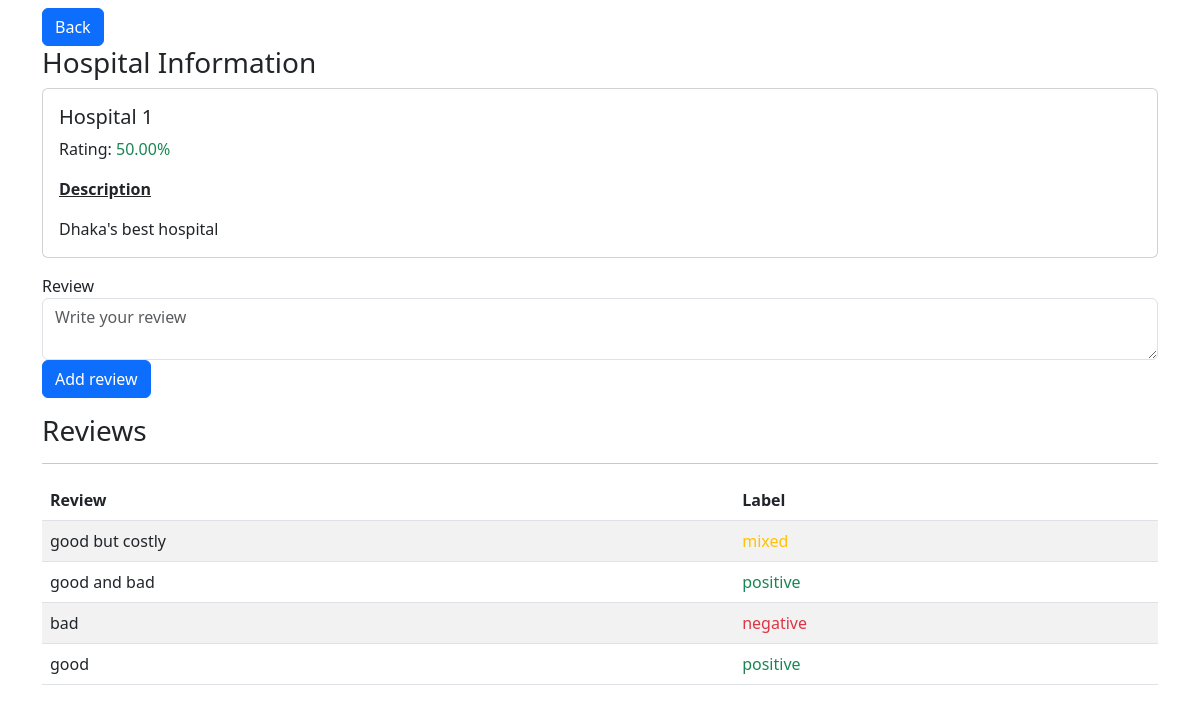
/hospital/, run on the app's committed database.
### Review/models.py (models this page shows)
class Hospital(models.Model):
    name = models.CharField(max_length=100)
    description = models.TextField(max_length=500)

class Review(models.Model):
    hospital = models.ForeignKey(Hospital, on_delete=models.CASCADE)
    review_text = models.TextField(max_length=500)
    label = models.CharField(max_length=20)
    created_at = models.DateTimeField(auto_now_add=True)

### Review/views.py (the view)
# urls.py: path('hospital/', review_view),
def review_view(request):
    if Hospital.objects.count() == 0:
        return HttpResponse("No hospitals added")
    cur_hospital = request.GET.get("id", Hospital.objects.first().id)
    if Hospital.objects.filter(id=cur_hospital).exists() == False:
        return HttpResponse("No hospital exists with the given id.")
    if request.method == 'POST':
        hospital = Hospital.objects.get(id = request.POST.get("hospital_id"))
        review = request.POST.get("review")
        result = settings.SVM_MODEL.predict([review])
        Review.objects.create(hospital=hospital, review_text=review, label=result[0])
        return redirect(f"/hospital/?id={cur_hospital}")
    total_review = Review.objects.filter(hospital=cur_hospital).count()
    positive_review = Review.objects.filter(hospital=cur_hospital, label="positive").count()
    if total_review == 0:
        total_review = 1
    return render(request, "review_template.html", context={
        "all_hospitals" : Hospital.objects.all(),
        "hospital" : Hospital.objects.get(id=cur_hospital),
        "reviews" : Review.objects.filter(hospital=cur_hospital).order_by("-created_at"),
        "positive_percentage" : positive_review/total_review * 100
    })

### Review/templates/review_template.html (shortened to what this page needs)
{% extends 'base.html' %}
{%block content%}
<div class="container mt-2">
  <a href="/" class="btn btn-primary" >Back</a>
  <h3>Hospital Information</h3>
  <div class="card">
    <div class="card-body">
      <h5 class="card-title">{{hospital.name}}</h5>
      <p class="card-text">Rating: <span id="positive-percentage" class="text-success"> {{positive_percentage|floatformat:2}}%</span></p>
      <p class="card-text"><b><u>Description</u></b> </p>
      <p class="card-text">{{hospital.description}}</p>
    </div>
  </div>
  <form method="POST">
    <div class="form-group">
      <label for="review_textarea">Review</label>
      <textarea class="form-control" type="text" name="review" required placeholder="Write your review"></textarea>
    </div>
    <button class="btn btn-primary" type="submit" value="submit">Add review</button>
  </form>
  <h3 class="mt-3">Reviews</h3>
  <hr>
  <table class="table table-striped">
    <thead>
      <tr>
        <th scope="col">Review</th>
        <th scope="col">Label</th>
      </tr>
    </thead>
    <tbody>
      {%for review in reviews%}
      <tr>
        <td>{{review.review_text}}</td>
        {%if review.label == 'positive'%}
        <td class="text-success">{{review.label}}</td>
        {%elif review.label == 'negative'%}
        <td class="text-danger">{{review.label}}</td>
        {%else%}
        <td class="text-warning">{{review.label}}</td>
        {%endif%}
      </tr>
      {%endfor%}
    </tbody>
  </table>
</div>
{%endblock%}

### Review/templates/base.html (shortened to what this page needs)
<!doctype html>
<html lang="en">
  <head>
    <link href="https://cdn.jsdelivr.net/npm/bootstrap@5.3.0-alpha3/dist/css/bootstrap.min.css" rel="stylesheet">
  </head>
  <body>
    {% block content %}
    {% endblock %}
  </body>
</html>

### data on the page
Hospital: name "Hospital 1", description "Dhaka's best hospital"
Review: review_text "good but costly", label "mixed"
Review: review_text "good and bad", label "positive"
Review: review_text "bad", label "negative"
Review: review_text "good", label "positive"

### other printed values
{{ positive_percentage|floatformat:2 }} "50.00"
